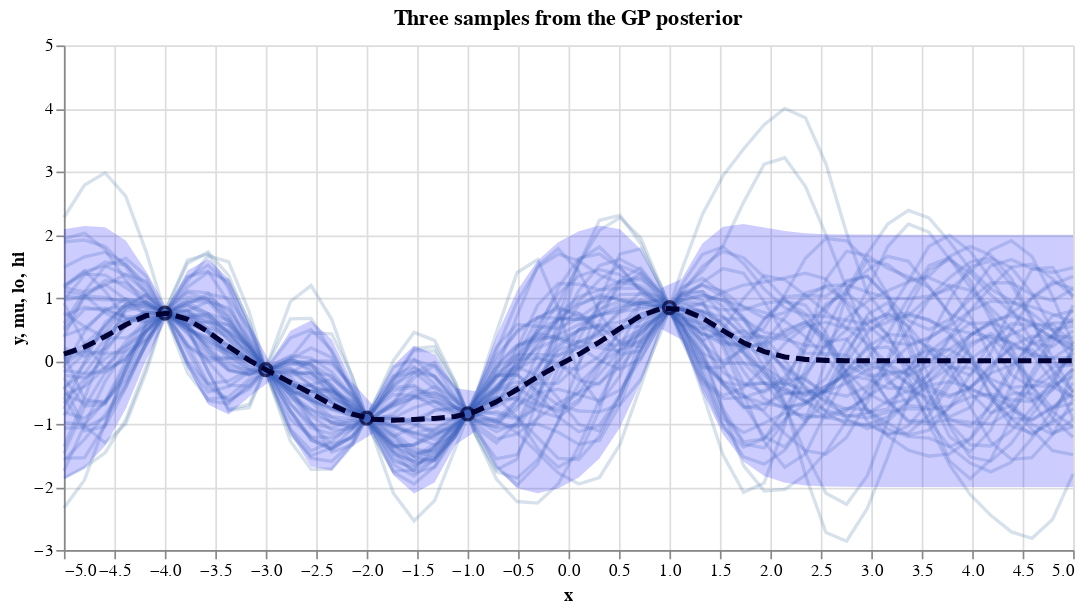

The code cell stored with this chart in its notebook:
### Code cell
num_generated_samples = 50
f_post = mu.reshape(-1,1) + np.dot(L, np.random.normal(size=(n,num_generated_samples)))
y_d = {f'y{i}': f_post[:,i] for i in np.arange(f_post.shape[1])}
test_df = pd.DataFrame({'x':Xtest.reshape((-1),), 'mu': mu, 'lo': mu-2*stdv,'hi': mu+2*stdv,**y_d})
train_df = pd.DataFrame({'x':Xtrain.reshape((-1,)), 'y':ytrain.reshape((-1,))})

# test_df = pd.DataFrame({'x': Xtest.reshape((-1,)), 'y': pd.DataFrame(y_d)})

base_train_c = alt.Chart(train_df) 

train_c = base_train_c.mark_point(size=50, color='black').encode(
    x='x:Q',
    y='y:Q')

base_test_c = alt.Chart(test_df)

test_c = base_test_c.mark_line(opacity = 0.2 + 1/num_generated_samples).transform_fold(
    fold= list(test_df.columns[4:]),
    as_=['category', 'y']
).encode(
    x='x:Q',
    y='y:Q',
#     color=alt.Color('category:N', legend=None)
    detail='category:N'
)

mu_c = base_test_c.mark_line(color='black', strokeDash=[8,4],size=3).encode(
    x='x:Q',
    y='mu:Q',
)

fill_c = base_test_c.mark_area(opacity=0.2, color='blue').encode(
    x='x:Q',
    y='lo:Q',
    y2='hi:Q'
)

# test_df = pd.DataFrame({'x': Xtest, 'y': f_post})
(test_c + train_c + mu_c  + fill_c ).properties(title='Three samples from the GP posterior', width=600)
